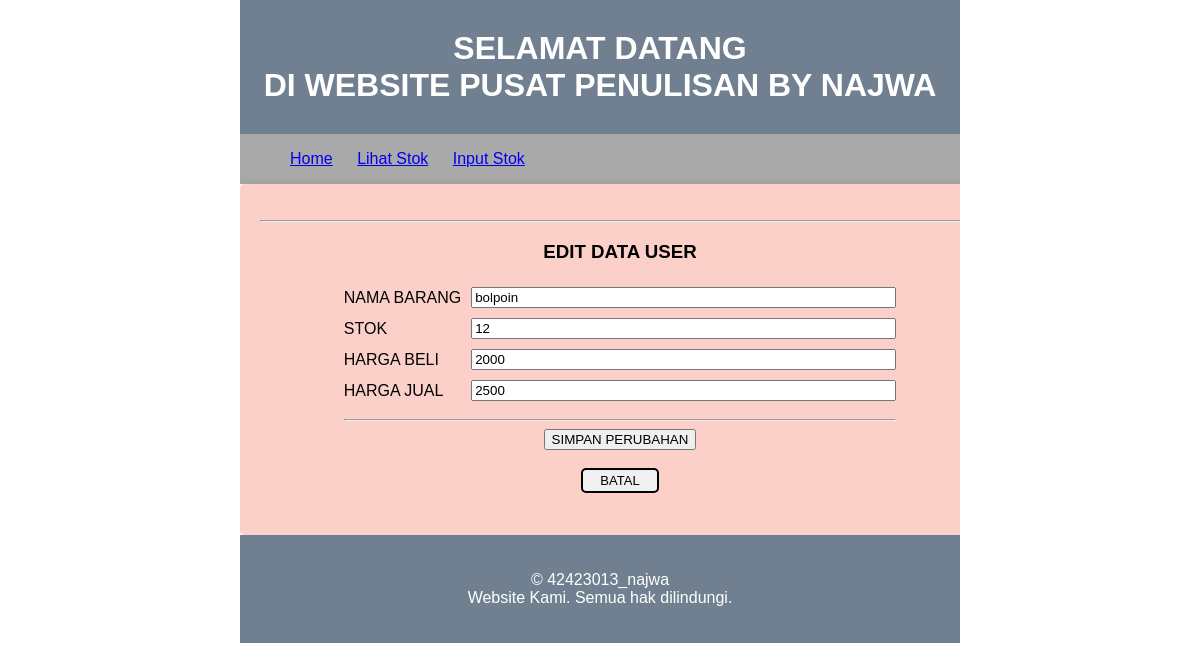
Screenshot of /alattulis_najwa/index.php?page=edit&id_barang=5 with the database file from the repository.
### tables this page shows
CREATE TABLE `tb_najwa_stok` (
  `id_barang` int(12) NOT NULL,
  `nama_barang` varchar(255) NOT NULL,
  `stok` int(12) NOT NULL,
  `harga_beli` int(12) NOT NULL,
  `harga_jual` int(12) NOT NULL
);

### alattulis_najwa/edit.php (the view, shortened to what this page needs)
<?php
include "database.php";
$id_barang = $_GET['id_barang'];
$query = mysqli_query($koneksi,"SELECT * FROM tb_najwa_stok WHERE id_barang ='$id_barang'");
$data =mysqli_fetch_array($query);
$nama_barang=$data['nama_barang'];
$stok=$data['stok'];
$harga_beli=$data['harga_beli'];
$harga_jual=$data['harga_jual'];
?>
<hr/>
<h3 align="center"> EDIT DATA USER</h3>
<form method="post" action="">
	<table align="center" border="0" cellpadding="4" cellspacing="2">
		<tr>
			<td>NAMA BARANG</td>
			<td><input type="text" name="nama_barang" size="50" value="<?php echo $nama_barang;?>"></td>
		</tr>
		<tr>
			<td>STOK</td>
			<td><input type="text" name="stok" size="50" value="<?php echo $stok;?>"></td>
		</tr>
		<tr>
			<td>HARGA BELI</td>
			<td><input type="text" name="harga_beli" size="50" value="<?php echo $harga_beli;?>"></td>
		</tr>
		<tr>
			<td>HARGA JUAL</td>
			<td><input type="text" name="harga_jual" size="50" value="<?php echo $harga_jual;?>"></td>
		</tr>
		<tr align="center">
			<td colspan ="2" >
				<hr>
				<input type="submit" name="simpan" value="SIMPAN PERUBAHAN">
			<br>
			<br>
				<a href="index.php?page=view_data" class="button-link" style="padding: 3px 17px; display: inline-block; background-color: #F0F0F0; text-decoration: none; font-size: 13px; border-radius: 5px; color: black; border: 2px solid black ;"> BATAL</a>
			</td>
		</tr>
	</table>
</form>

### alattulis_najwa/index.php (style rules this page uses)
body { font-family: Arial, sans-serif; margin: 0 auto; padding: 0; background-color:white; width: 60%; }

### rows the page displays
tb_najwa_stok: nama_barang "bolpoin", stok "12", harga_beli "2000", harga_jual "2500"
